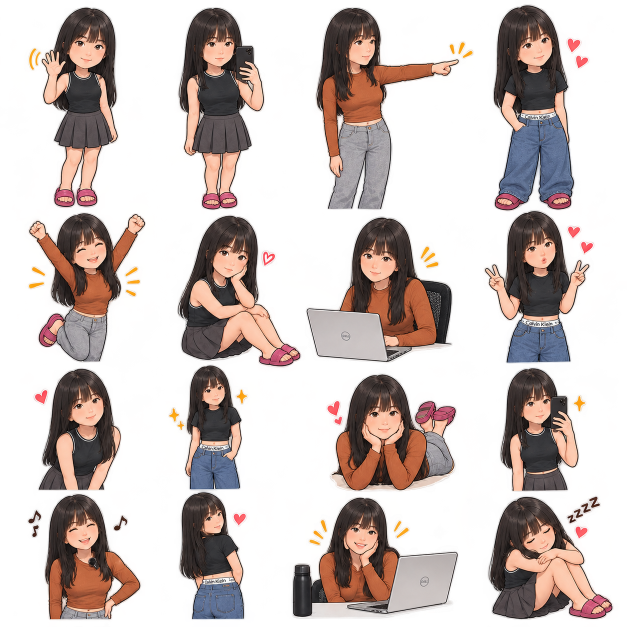
#> input picture tobeused/girl/9120c483-a13c-4a5d-ace3-b8845df51db7.png, 1254 x 1254 px (shown at 1/2 size)
$ python extract_sprites.py
#> lines starting #> are read from the running program, lines starting #| are printed output that depends on the picture; after the words box and inside, x2 and y2 are one past the last pixel; in counts of white or black regions, pixels touching at a corner belong together
"""Cut the dance poses out of the sticker sheets in tobeused/girl/.

Each sticker on a sheet is a separate blob in the alpha channel, so we label
connected components, keep the one we want, clean up the soft fringe, and
upscale 2x (Lanczos) so the character stays sharp at 1080x1920.

Every pose is scaled by its *sheet's* standing height, so the character is the
same size no matter which sheet a pose came from. The bottom of each sprite is
the planted foot, which the video pins to the ground line.

  python3 -m pip install pillow numpy scipy
  python3 tools/extract_sprites.py
"""
import json, os
import numpy as np
from PIL import Image, ImageFilter
from scipy import ndimage

HERE = os.path.dirname(os.path.abspath(__file__))
SRC = os.path.join(HERE, "..", "..", "..", "tobeused", "girl")
OUT = os.path.join(HERE, "..", "public", "sprites")
SHEETS = {
    "ae7a": "ae7a24ad-5ce9-4147-8e6c-1a1820c69173.png",
    "9120": "9120c483-a13c-4a5d-ace3-b8845df51db7.png",
    "36b5": "36b5517e-0539-4e89-9d98-38f492ebef8f.png",
}
# Height (px) of a standing, full-body pose on each sheet.
STANDING = {"ae7a": 460, "9120": 405, "36b5": 445}

# name: (sheet, a point inside the sticker as (x, y) on the sheet)
POSES = {
    # Look A: black tank + pleated skirt
    "a_wave":    ("9120", (160, 200)),
    "a_selfie":  ("9120", (430, 200)),
    "a_selfie2": ("ae7a", (130, 200)),
    "a_jump":    ("ae7a", (1010, 200)),
    # Look B: rust top + grey jeans
    "b_point":   ("ae7a", (400, 200)),
    "b_thumbs":  ("36b5", (390, 200)),
    "b_peace":   ("36b5", (880, 200)),
    "b_cheer":   ("36b5", (390, 650)),
    "b_back":    ("ae7a", (150, 1100)),
    "b_jump":    ("9120", (160, 600)),
    # Look C: black crop tee + wide jeans
    "c_pocket":  ("ae7a", (740, 200)),
    "c_peace":   ("ae7a", (430, 700)),
    "c_point":   ("36b5", (620, 200)),
    "c_cute":    ("36b5", (910, 650)),
    "c_pocket2": ("9120", (1060, 200)),
}

def main():
    os.makedirs(OUT, exist_ok=True)
    cache, meta = {}, {}
    for name, (sheet, (px, py)) in POSES.items():
        if sheet not in cache:
            im = np.array(Image.open(os.path.join(SRC, SHEETS[sheet])).convert("RGBA"))
#> im is the input picture: shape (1254, 1254, 4); mean R, G, B, A 88.9, 65.4, 57.8, 103.9
            mask = ndimage.binary_closing(im[:, :, 3] > 128, iterations=3)
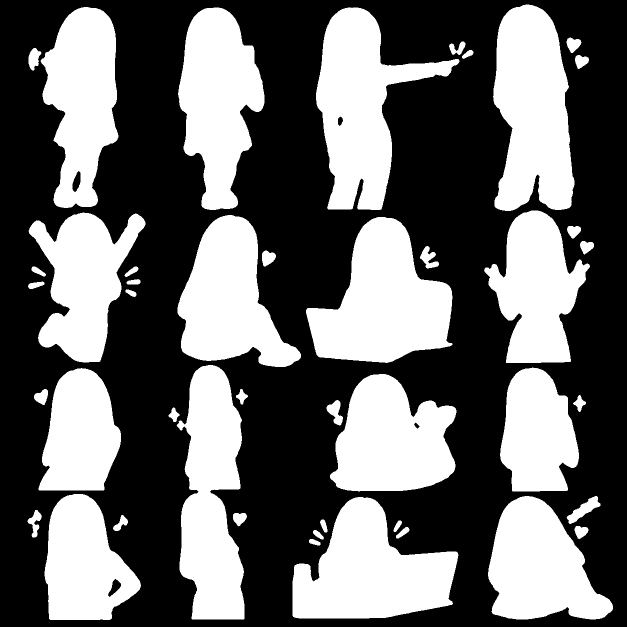
#> mask: shape (1254, 1254) bool (shown at 1/2 size); 41.2% white; 44 white regions, largest, box (x1, y1, x2, y2) and area: (612, 434, 905, 726) 52071, (632, 15, 919, 420) 51466, (986, 9, 1149, 422) 51118
            lab, _ = ndimage.label(mask)
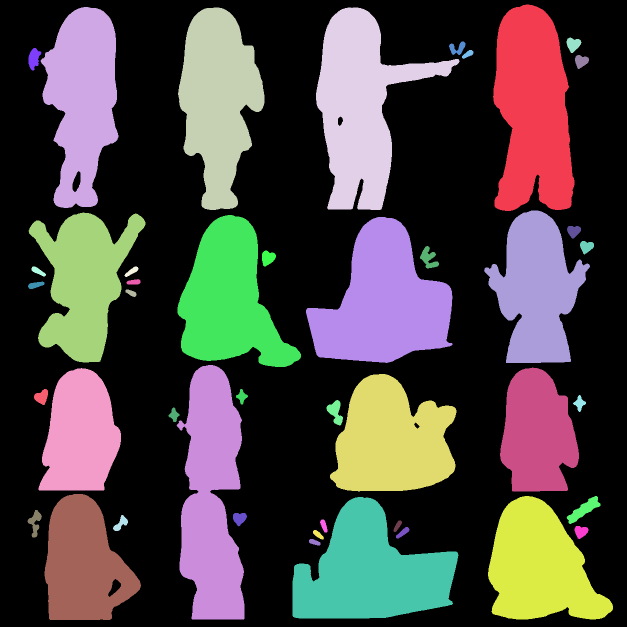
#> lab: shape (1254, 1254) int32 (shown at 1/2 size); 45 distinct labels, from 0 to 44; one colour per label, 0 black
            cache[sheet] = (im, lab)
        im, lab = cache[sheet]
        # nearest labelled pixel to the probe point
        win = lab[max(py - 40, 0):py + 40, max(px - 40, 0):px + 40]
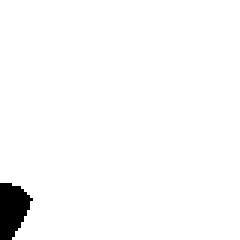
#> win: shape (80, 80) int32 (shown 3 times larger); values 0 (black) and 2 (white), 97.7% white; 1 black region, box (x1, y1, x2, y2) and area: (0, 61, 11, 80) 147
        ids, counts = np.unique(win[win > 0], return_counts=True)
#> ids = [2]; counts = [6253]
        idx = int(ids[np.argmax(counts)])
#> idx = 2
        ys, xs = ndimage.find_objects(lab == idx)[0]
        crop = im[ys, xs].astype(np.float32)
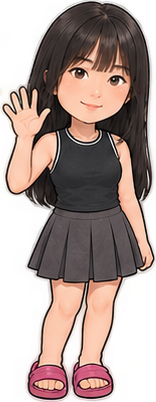
#> crop: shape (402, 156, 4) float32; mean R, G, B, A 115.8, 91.2, 82.2, 167.9; transparent parts drawn white
        keep = ndimage.binary_dilation(lab[ys, xs] == idx, iterations=2)
#> keep: shape (402, 156) bool; 70% white; 6 black regions, box (x1, y1, x2, y2) and area: (0, 113, 48, 402) 7872, (102, 266, 156, 402) 5219, (0, 0, 78, 104) 3663, (112, 0, 156, 249) 1731, (66, 330, 78, 368) 271, (64, 395, 82, 402) 63
        a = crop[:, :, 3] * keep
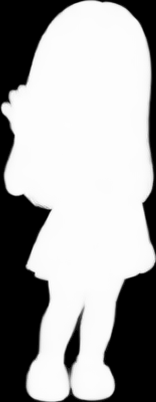
#> a: shape (402, 156) float32; min 0, max 255, mean 167.5
        a[a < 40] = 0                      # drop the noisy halo
#> a: shape (402, 156) float32; 1.85% of pixels changed, all inside (x1, y1, x2, y2) = (0, 0, 156, 402)
        crop[:, :, 3] = a
        sprite = Image.fromarray(crop.clip(0, 255).astype(np.uint8))
        # pad so the 2x Lanczos doesn't clip edges
        pad = Image.new("RGBA", (sprite.width + 8, sprite.height + 4), (0, 0, 0, 0))
#> pad: PIL image 164x406 RGBA; every value is 0
        pad.paste(sprite, (4, 4))
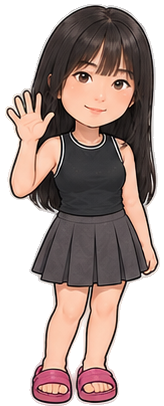
#> pad: PIL image 164x406 RGBA; mean R, G, B, A 109.1, 85.9, 77.4, 157.5; transparent parts drawn white
        big = pad.resize((pad.width * 2, pad.height * 2), Image.LANCZOS)
        big = big.filter(ImageFilter.UnsharpMask(radius=1.6, percent=60, threshold=2))
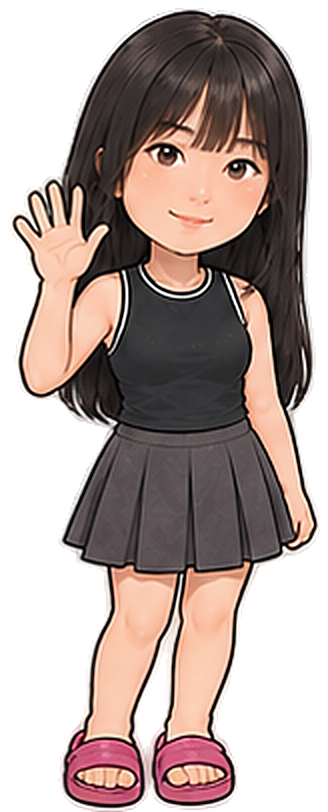
#> big: PIL image 328x812 RGBA; mean R, G, B, A 88.6, 72.1, 66.9, 157.8; transparent parts drawn white
        big.save(os.path.join(OUT, f"{name}.png"))
        meta[name] = {
            "w": big.width, "h": big.height,
            # size of this sprite relative to the standing character height
            "rel": round(sprite.height / STANDING[sheet], 4),
        }
        print(f"{name:10s} {sheet} {big.width}x{big.height} rel={meta[name]['rel']}")
#| a_wave     9120 328x812 rel=0.9926
#> pass 3 of the loop in main, `for name, (sheet, (px, py)) in POSES.items():`:
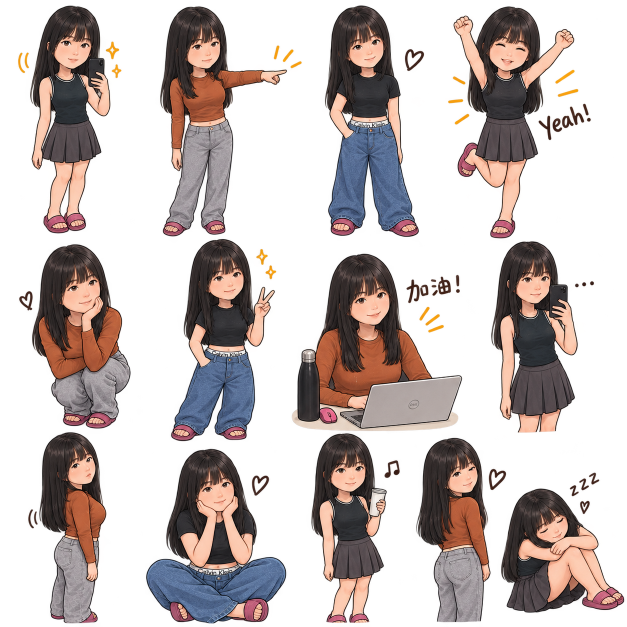
#> input picture tobeused/girl/ae7a24ad-5ce9-4147-8e6c-1a1820c69173.png, 1254 x 1254 px (shown at 1/2 size)
#> in main, im is the input picture: shape (1254, 1254, 4); mean R, G, B, A 56.7, 44.5, 41.4, 104.7
#> in main, `mask = ndimage.binary_closing(im[:, :, 3] > 128, iterations=3)`:
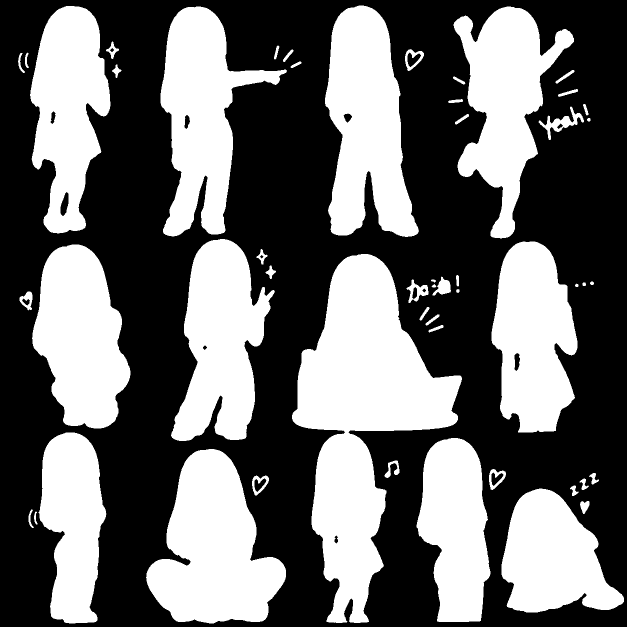
#> mask: shape (1254, 1254) bool (shown at 1/2 size); 41.7% white; 52 white regions, largest, box (x1, y1, x2, y2) and area: (584, 508, 924, 1246) 112163, (292, 898, 572, 1247) 60248, (650, 11, 838, 474) 57180
#> lab: shape (1254, 1254) int32; 53 distinct labels, from 0 to 52
#> win: shape (80, 80) int32; values 0 (black) and 2 (white), 98.2% white; 1 black region, box (x1, y1, x2, y2) and area: (12, 63, 21, 80) 115
#> ids = [2]; counts = [6285]
#> idx = 2
#> keep: shape (455, 161) bool; 67.8% white; 6 black regions, box (x1, y1, x2, y2) and area: (71, 196, 161, 455) 10396, (0, 190, 50, 455) 6389, (0, 0, 67, 163) 3347, (103, 0, 161, 167) 3080, (63, 374, 75, 418) 307, (43, 213, 49, 234) 61
#> sprite: PIL image 161x455 RGBA
#> in main, `big = pad.resize((pad.width * 2, pad.height * 2), Image.LANCZOS)`:
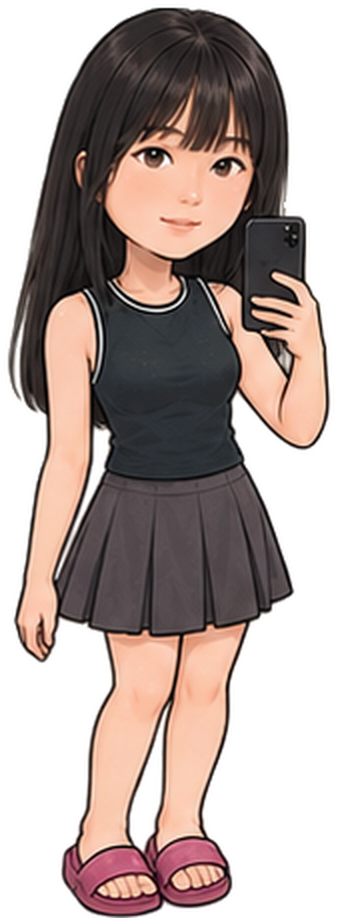
#> big: PIL image 338x918 RGBA; mean R, G, B, A 77.8, 62.4, 57.5, 152.2; transparent parts drawn white
#| a_selfie2  ae7a 338x918 rel=0.9891
#> the loop made 15 passes; the first 3 are shown
    with open(os.path.join(HERE, "..", "src", "sprites.json"), "w") as f:
        json.dump(meta, f, indent=2)

if __name__ == "__main__":
    main()
